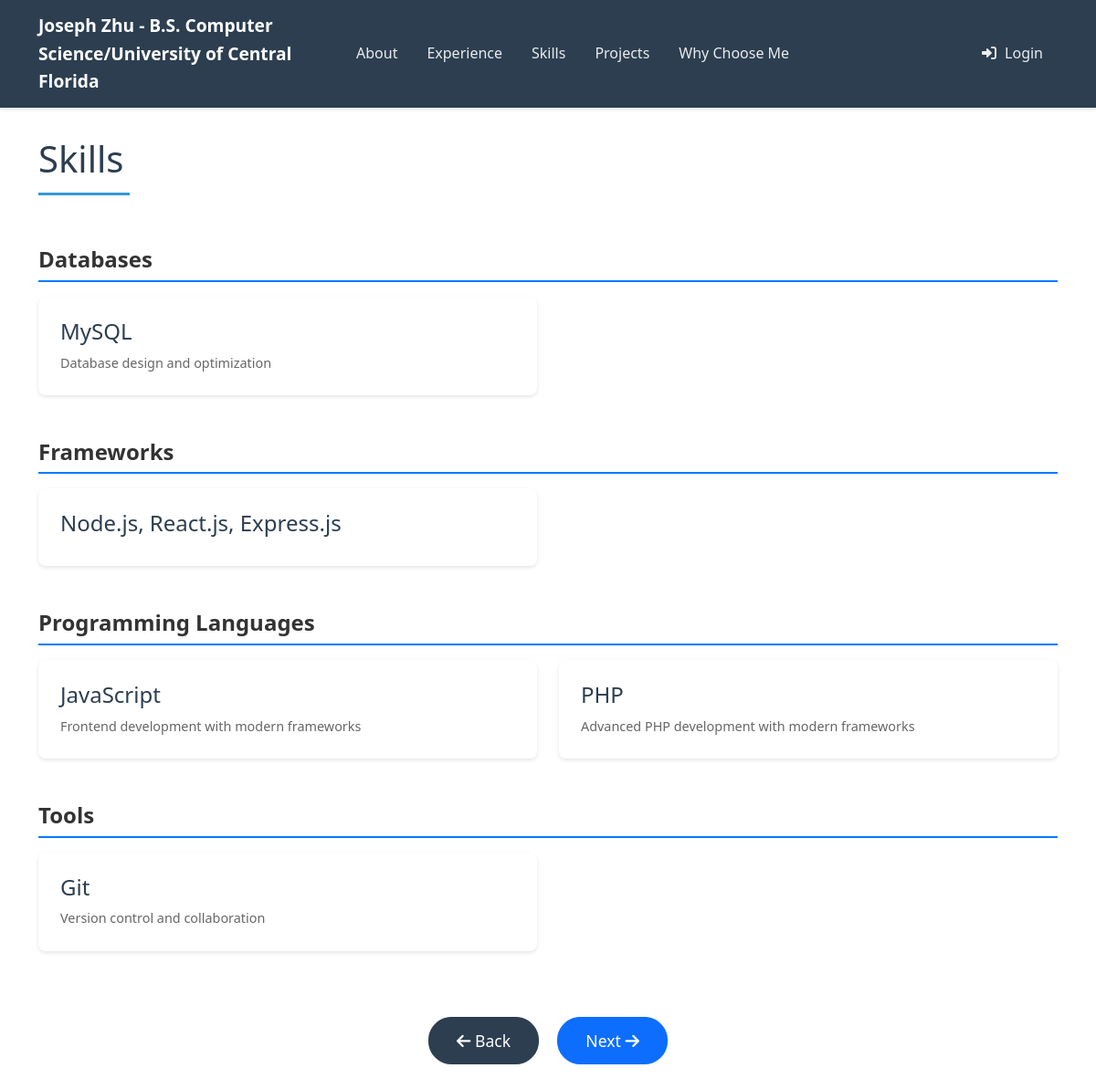
The page /skills.php on the database its author committed.
### tables this page shows
CREATE TABLE IF NOT EXISTS `skills` (
  `id` int(11) NOT NULL AUTO_INCREMENT,
  `name` varchar(100) NOT NULL,
  `category` varchar(100) NOT NULL,
  `description` text DEFAULT NULL,
  `created_at` timestamp NOT NULL DEFAULT current_timestamp(),
  `updated_at` timestamp NOT NULL DEFAULT current_timestamp() ON UPDATE current_timestamp(),
  PRIMARY KEY (`id`)
);

### skills.php (the view, shortened to what this page needs)
<?php
require_once 'config.php';
?>
<!DOCTYPE html>
<html lang="en">
<head>
    <link href="https://cdn.jsdelivr.net/npm/bootstrap@5.3.0/dist/css/bootstrap.min.css" rel="stylesheet">
    <link rel="stylesheet" href="https://cdnjs.cloudflare.com/ajax/libs/font-awesome/6.0.0/css/all.min.css">
    <link rel="stylesheet" href="assets/css/style.css">
</head>
<body>
    <?php include 'includes/nav.php'; ?>
    <div class="section-padding">
        <div class="container">
            <h2 class="section-title">Skills</h2>
            <div class="row" id="skills-list">
                <?php
                $stmt = $pdo->query("SELECT * FROM skills ORDER BY category, name");
                $currentCategory = '';
                while ($skill = $stmt->fetch(PDO::FETCH_ASSOC)):
                    if ($currentCategory !== $skill['category']):
                        if ($currentCategory !== '') echo '</div>';
                        $currentCategory = $skill['category'];
                ?>
                    <div class="col-12">
                        <h3 class="skill-category mt-4 mb-3"><?php echo htmlspecialchars($currentCategory); ?></h3>
                        <div class="row">
                <?php endif; ?>
                    <div class="col-md-6 mb-4">
                        <div class="content-card">
                            <div class="d-flex justify-content-between align-items-start">
                                <h4><?php echo htmlspecialchars($skill['name']); ?></h4>
                            </div>
                            <p class="skill-description"><?php echo htmlspecialchars($skill['description']); ?></p>
                        </div>
                    </div>
                <?php endwhile;
                if ($currentCategory !== '') echo '</div>';
                ?>
            </div>
            <div class="row mt-5">
                <div class="col-12 text-center">
                    <a href="experience.php" class="btn btn-secondary btn-lg me-3">
                        <i class="fas fa-arrow-left"></i> Back
                    </a>
                    <a href="projects.php" class="btn btn-primary btn-lg">
                        Next <i class="fas fa-arrow-right"></i>
                    </a>
                </div>
            </div>
        </div>
    </div>
</body>
</html>

### includes/nav.php (shortened to what this page needs)
<nav class="navbar navbar-expand-lg navbar-dark bg-dark fixed-top">
    <div class="container">
        <a class="navbar-brand" href="index.php">Joseph Zhu - B.S. Computer Science/University of Central Florida</a>
        <div class="collapse navbar-collapse" id="navbarNav">
            <ul class="navbar-nav me-auto">
                <li class="nav-item">
                    <a class="nav-link" href="about.php">About</a>
                </li>
                <li class="nav-item">
                    <a class="nav-link" href="experience.php">Experience</a>
                </li>
                <li class="nav-item">
                    <a class="nav-link" href="skills.php">Skills</a>
                </li>
                <li class="nav-item">
                    <a class="nav-link" href="projects.php">Projects</a>
                </li>
                <li class="nav-item">
                    <a class="nav-link" href="whychooseme.php">Why Choose Me</a>
                </li>
            </ul>
            <ul class="navbar-nav">
                <?php if (isset($_SESSION['is_admin'])): ?>
                    <li class="nav-item">
                        <a class="nav-link" href="logout.php">
                            <i class="fas fa-sign-out-alt"></i> Logout
                        </a>
                    </li>
                <?php else: ?>
                    <li class="nav-item">
                        <a class="nav-link" href="login.php">
                            <i class="fas fa-sign-in-alt"></i> Login
                        </a>
                    </li>
                <?php endif; ?>
            </ul>
        </div>
    </div>
</nav>

### assets/css/style.css (style rules this page uses)
:root { --primary-color: #2c3e50; --secondary-color: #3498db; --accent-color: #e74c3c; --text-color: #2c3e50; --light-bg: #f8f9fa; --dark-bg: #2c3e50; }
html { scroll-behavior: smooth; }
body { font-family: 'Segoe UI', Tahoma, Geneva, Verdana, sans-serif; line-height: 1.6; color: var(--text-color); overflow-x: hidden; padding-top: 70px; }
.section-padding { padding: 80px 0; min-height: 100vh; display: flex; align-items: center; }
.section-title { font-size: 2.5rem; margin-bottom: 2rem; position: relative; padding-bottom: 1rem; }
.section-title::after { content: ''; position: absolute; bottom: 0; left: 0; width: 100px; height: 3px; background-color: var(--secondary-color); }
.btn-lg { padding: 12px 30px; font-size: 1.1rem; border-radius: 25px; transition: all 0.3s ease; }
.btn-secondary { background-color: var(--primary-color); border-color: var(--primary-color); }
.content-card { background: #fff; border-radius: 8px; padding: 1.5rem; box-shadow: 0 2px 4px rgba(0, 0, 0, 0.1); height: 100%; transition: transform 0.2s ease-in-out; position: relative; }
.navbar { background-color: var(--primary-color) !important; box-shadow: 0 2px 4px rgba(0,0,0,0.1); padding: 0.5rem 1rem; }
.navbar-brand { font-weight: 600; font-size: 1.2rem; margin-right: 2rem; white-space: normal; max-width: 300px; }
.nav-link { font-weight: 500; padding: 0.5rem 1rem !important; transition: color 0.3s ease; color: rgba(255, 255, 255, 0.9) !important; }
.nav-link i { margin-right: 5px; }
.skill-category { color: #333; font-size: 1.5rem; font-weight: 600; border-bottom: 2px solid #007bff; padding-bottom: 0.5rem; margin-bottom: 1.5rem; }
.skill-description { color: #666; font-size: 0.9rem; margin-bottom: 0; }

### rows shown on the page
skills: category "Databases", name "MySQL", description "Database design and optimization"
skills: category "Frameworks", name "Node.js, React.js, Express.js"
skills: category "Programming Languages", name "JavaScript", description "Frontend development with modern frameworks"
skills: name "PHP", description "Advanced PHP development with modern frameworks"
skills: category "Tools", name "Git", description "Version control and collaboration"
